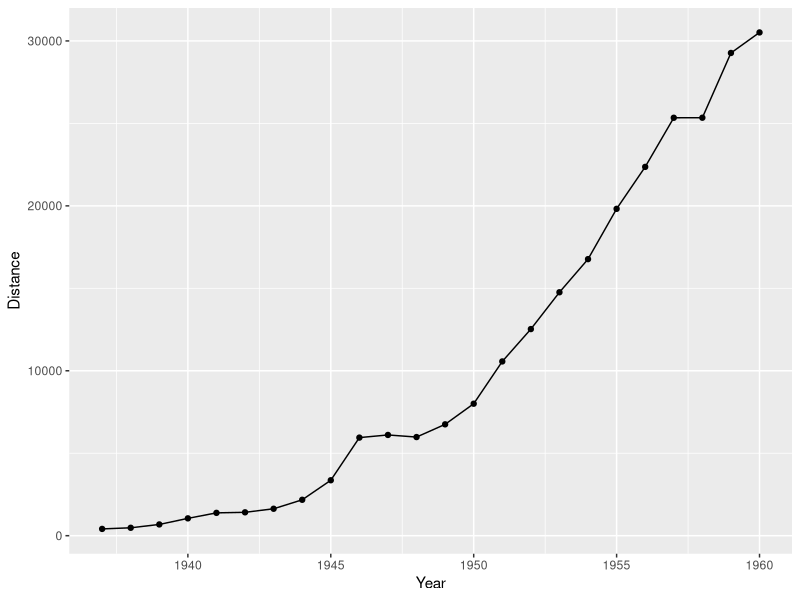

R code for this plot:
## ---- chunk 1
am <- read.csv("data/airmiles.csv");
library(ggplot2);

ggplot(data=am, aes(x=time, y=airmiles)) +
    geom_point() +
    geom_line() +
    xlab("Year") +
    ylab("Distance")

